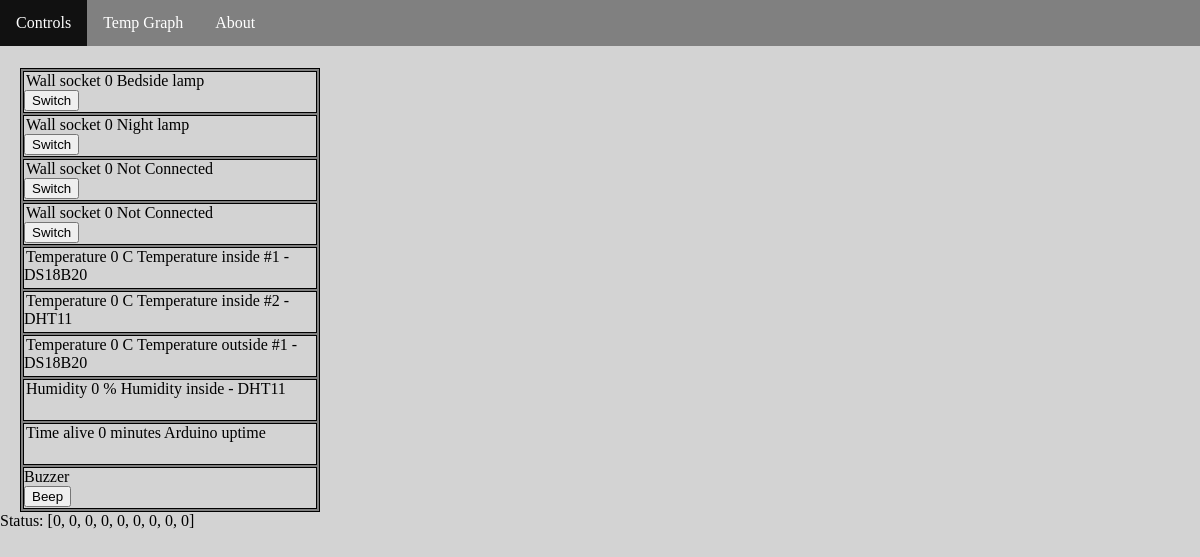
The page / on the database its author committed.
### tables this page shows
CREATE TABLE device (
                id INTEGER PRIMARY KEY ASC,
                name TEXT NOT NULL,
                unit TEXT,
                switchable BOOL NOT NULL,
                description TEXT
                );

### main.py (the view)
@app.route('/', methods=['GET', 'POST'])
def index():
    devices = read_devices_info()
    status = talk_to_ard(usbPort,b'6\n')
    if status == 1:
        print("Arduino not connected")
        status = [0]*9
    for device in devices:
        device['status'] = status[device['id']-1]
    print(devices)
    flash('Status: {}'.format(status))
    return render_template('index.html',devices = devices)

### inout.py (called while the page is built, shortened)
def talk_to_ard(usbPort, dataToSend):
    if os.path.exists(usbPort):
        ser = serial.Serial(
           port=usbPort,
           baudrate = 9600,
           parity=serial.PARITY_NONE,
           stopbits=serial.STOPBITS_ONE,
           bytesize=serial.EIGHTBITS,
           timeout=1)
    else:
        return(1)

### main.py (called while the page is built)
def get_db():
    if not g.get('db'):
        con = sqlite3.connect(app.config['DATABASE'])
        con.row_factory = sqlite3.Row
        g.db = con
    return g.db

def read_devices_info():
    cur = get_db().cursor()
    sqlQuery = "SELECT * FROM device;"
    cur.execute(sqlQuery)
    results = cur.fetchall()
    devices = []
    for row in results:
        devices.append(dict((cur.description[idx][0], value)
                for idx, value in enumerate(row)))
    return devices

### templates/index.html (shortened to what this page needs)
{% extends "skeleton.html" %}
{% block content %}
        <div id="mainbox">
        {% for device in devices %}
        {% if device['switchable'] == 'true' %}
        <div class="device_box">
        <div class="device_info">{{ device['name'] }} {{ device['status'] }} {{ device['description'] }}
        <form action="/switch" method="POST">
        <button class="device_button" type="submit">Switch</button>
        </form>
        </div>
        </div>
        {% else %}
        <div class="device_box">
        <div class="device_info">{{ device['name'] }} {{ device['status'] }} {{ device['unit'] }} {{ device['description'] }}
        </div>
        </div>
        {% endif %}
        {% endfor %}
        <div class="device_box">
        Buzzer
        <form action="/beep" method="POST">
        <button class="device_button" type="submit">Beep</button>
        </form>
        </div>
        </div>
        {% for message in get_flashed_messages() %}
        {{ message }}</br>
        {% endfor %}
{% endblock %}

### templates/skeleton.html (shortened to what this page needs)
<!DOCTYPE html>
<html>
	<head>
        <link rel="stylesheet" type="text/css" href="{{ url_for('static', filename='style.css') }}">
	</head>
	<body>
            <ul>
                <li><a href="/">Controls</a></li>
                <li><a href="/temp_graph">Temp Graph</a></li>
                <li><a href="#menu03">About</a></li>
            </ul>
        {% block content %}{% endblock %}
	</body>
</html>

### static/style.css (style rules this page uses)
body { background: lightgray; padding: 0px; padding-top: 50px; margin: 0px; }
ul { background: grey; position: fixed; overflow: hidden; top: 0; width: 100%; list-style-type: none; display: inline-block; margin: 0; padding: 0; overflow: hidden; }
li { float: left; }
li a { display: block; color: white; text-align: center; padding: 14px 16px; text-decoration: none; }
#mainbox { background: gray; width: 298px; border: solid 1px black; margin-left: 20px; }
div.device_box { background: lightgray; width:292px; height: 40px; border: solid 1px black; margin: 2px 2px; padding: 0px; }
div.device_info { padding: 2px; display: inline; overflow: auto; }

### rows shown on the page
device: name "Wall socket", status "0", description "Bedside lamp"
device: name "Wall socket", status "0", description "Night lamp"
device: name "Wall socket", status "0", description "Not Connected"
device: name "Wall socket", status "0", description "Not Connected"
device: name "Temperature", status "0", unit "C", description "Temperature inside #1 - DS18B20"
device: name "Temperature", status "0", unit "C", description "Temperature inside #2 - DHT11"
device: name "Temperature", status "0", unit "C", description "Temperature outside #1 - DS18B20"
device: name "Humidity", status "0", unit "%", description "Humidity inside - DHT11"
device: name "Time alive", status "0", unit "minutes", description "Arduino uptime"

### other values the page prints
{{ message }} "Status: [0, 0, 0, 0, 0, 0, 0, 0, 0]"
